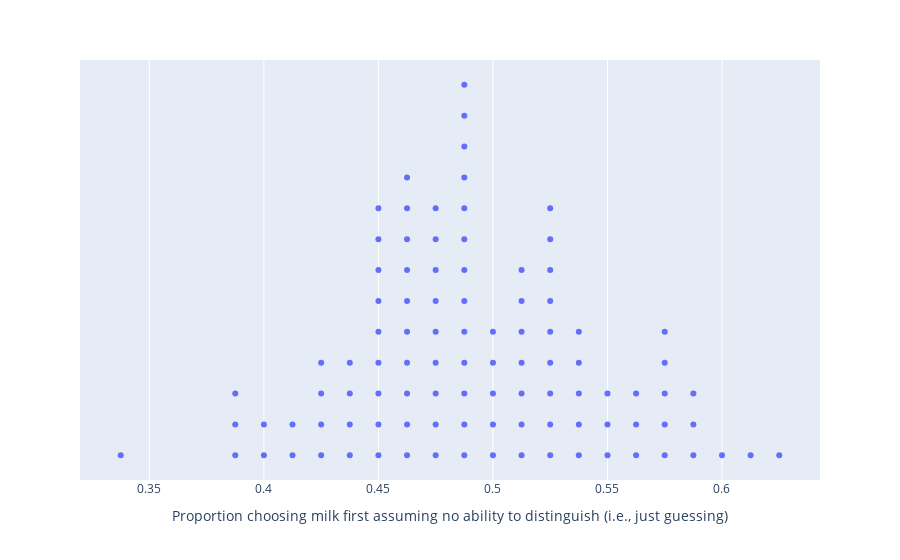

The notebook cell this image was saved under:
### Code cell
# Code below to output a dotplot, which plotly doesn't really support. Ignore "Number" attribute on each point
encountered_so_far = {}
sim_results_height = []
for entry in sim_results:
    if entry not in encountered_so_far:
        encountered_so_far[entry] = 1
    else:
        encountered_so_far[entry] += 1
    sim_results_height.append(encountered_so_far[entry])
dataframe = pd.DataFrame({'Proportion Milk First': sim_results, 'Number': sim_results_height})
fig = px.scatter(dataframe, x='Proportion Milk First', y='Number')
fig.update_layout(xaxis_title="Proportion choosing milk first assuming no ability to distinguish (i.e., just guessing)")
fig.update_yaxes(visible=False)
fig.show()

### Figure 1 — Plotly figure (JSON) as saved in the notebook; plotly's stock layout.template omitted (floating-point values rounded to 4 significant figures)
{"data": [{"hovertemplate": "Proportion Milk First=%{x}<br>Number=%{y}<extra></extra>", "legendgroup": "", "marker": {"color": "#636efa", "symbol": "circle"}, "mode": "markers", "name": "", "orientation": "v", "showlegend": false, "type": "scatter", "x": [0.475, 0.45, 0.5, 0.5625, 0.5875, 0.475, 0.4, 0.5375, 0.525, 0.5125, 0.5875, 0.45, 0.575, 0.4875, 0.5625, 0.525, 0.475, 0.4875, 0.5375, 0.475, 0.5125, 0.525, 0.475, 0.475, 0.5, 0.45, 0.5, 0.5375, 0.4375, 0.525, 0.45, 0.4875, 0.5125, 0.4875, 0.3875, 0.4625, 0.575, 0.5, 0.4875, 0.425, 0.4625, 0.5875, 0.4375, 0.4625, 0.4625, 0.4, 0.6125, 0.525, 0.4625, 0.475, 0.5375, 0.425, 0.6, 0.4875, 0.4625, 0.45, 0.5125, 0.4625, 0.45, 0.5375, 0.475, 0.4375, 0.4875, 0.525, 0.525, 0.4625, 0.4875, 0.5125, 0.525, 0.475, 0.575, 0.4125, 0.4875, 0.575, 0.3375, 0.45, 0.4375, 0.3875, 0.575, 0.4125, 0.3875, 0.45, 0.4875, 0.5125, 0.4625, 0.4875, 0.4875, 0.425, 0.55, 0.45, 0.525, 0.5125, 0.5, 0.5625, 0.4875, 0.425, 0.55, 0.625, 0.4625, 0.55], "xaxis": "x", "y": [1, 1, 1, 1, 1, 2, 1, 1, 1, 1, 2, 2, 1, 1, 2, 2, 3, 2, 2, 4, 2, 3, 5, 6, 2, 3, 3, 3, 1, 4, 4, 3, 3, 4, 1, 1, 2, 4, 5, 1, 2, 3, 2, 3, 4, 2, 1, 5, 5, 7, 4, 2, 1, 6, 6, 5, 4, 7, 6, 5, 8, 3, 7, 6, 7, 8, 8, 5, 8, 9, 3, 1, 9, 4, 1, 7, 4, 2, 5, 2, 3, 8, 10, 6, 9, 11, 12, 3, 1, 9, 9, 7, 5, 3, 13, 4, 2, 1, 10, 3], "yaxis": "y"}], "layout": {"legend": {"tracegroupgap": 0}, "margin": {"t": 60}, "xaxis": {"anchor": "y", "domain": [0, 1], "title": {"text": "Proportion choosing milk first assuming no ability to distinguish (i.e., just guessing)"}}, "yaxis": {"anchor": "x", "domain": [0, 1], "title": {"text": "Number"}, "visible": false}}}
